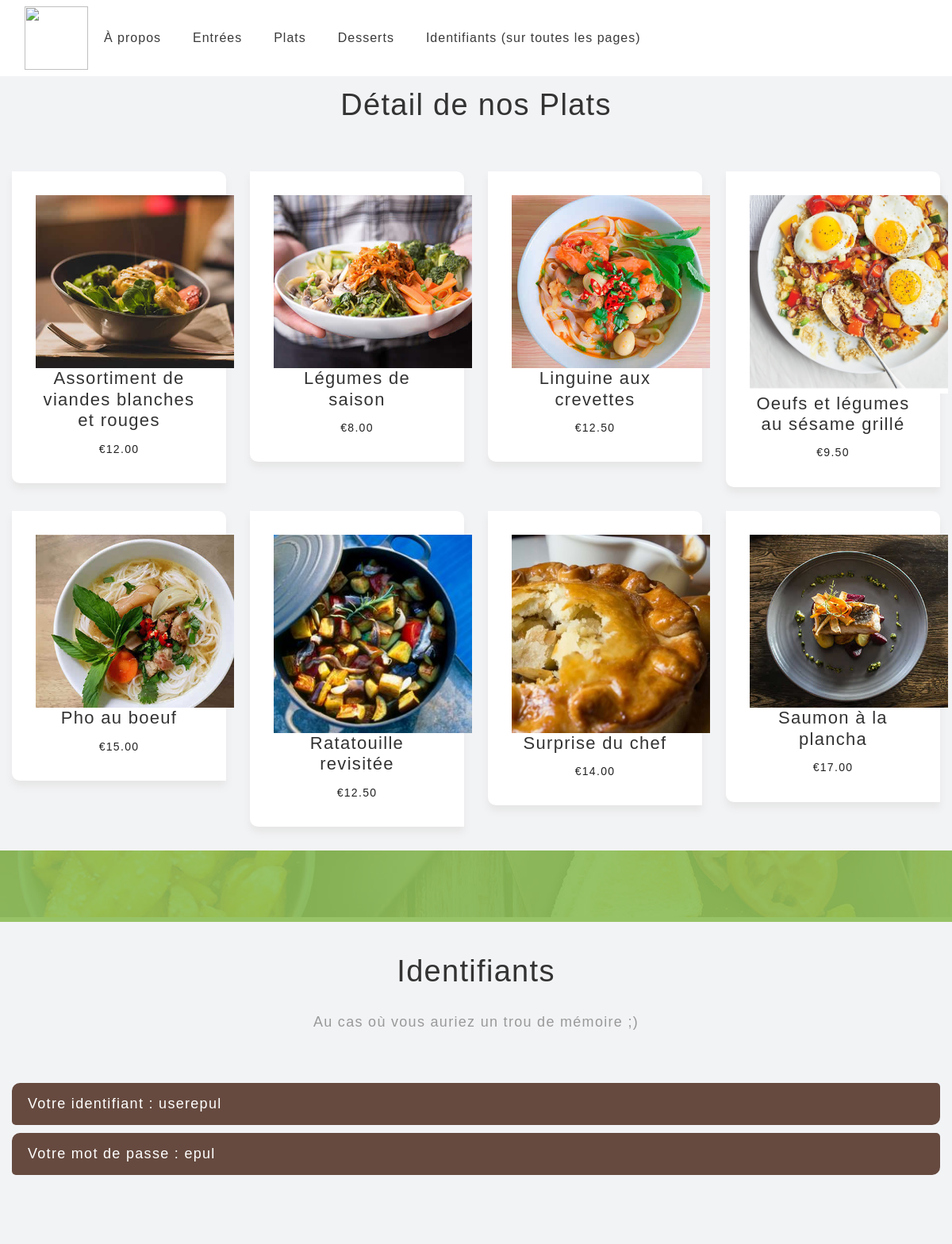
/php/listePlats.php?codeCat=P&libellecat=Plats (signed in), run on the app's committed database.
### tables this page shows
CREATE TABLE `plat` (
  `refplat` varchar(4) NOT NULL,
  `codeCat` varchar(1) DEFAULT NULL,
  `nomPlat` varchar(50) DEFAULT NULL,
  `prix` decimal(5,2) DEFAULT NULL,
  `nomimg` varchar(50) DEFAULT NULL,
  `hitParade` int(1) DEFAULT NULL
);

### persistance/DialogueBD.php (called while the page is built, shortened)
<?php
class DialogueBD
{
    public function getPlats($codeCat)
    {
        try {
            $conn = Connexion::getConnexion();
            $sql = 'SELECT * FROM plat WHERE codeCat="'.$codeCat.'"';
            $sth = $conn->prepare($sql);
            $sth->execute();
            return $sth->fetchAll(PDO::FETCH_ASSOC);
        } catch (PDOException $e) {
            $erreur = $e->getMessage();
        }
    }
}

### php/listePlats.php (the view, shortened to what this page needs)
<?php
include("connexion_header.php");
?>
<html lang="fr">
<head>
    <link rel="stylesheet" href="../css/bootstrap.min.css">
    <link rel="stylesheet" href="../design.css">
</head>
<body id="page-top">
<body>
    <?php
    $cat['libellecat']=$_GET['libellecat'];
    $cat['codeCat']=$_GET['codeCat'];
    $plats = $bd->getPlats($cat['codeCat']);
    echo('<div id="'.$cat["libellecat"].'" class="section lb">');
    echo('<div class="container-fluid"><div class="section-title text-center">
            <h3>Détail de nos '.$cat["libellecat"].'</h3></div>');
    echo('<div class="row">');
    $plats = $bd->getPlats($cat["codeCat"]);
    foreach ($plats as $plat) {
        echo("<div class=\"col-md-3\"><div class=\"services-inner-box\">
                    <div class=\"ser-icon\">
                        <img src=../images/".$plat["nomimg"] ." class=\"img-fluid\" alt=\"\" />
                    </div>
                    <h2>".$plat["nomPlat"]."</h2>
                    <a  href=\"#\">€".$plat["prix"] ."</a>
                </div></div>");
    }
    echo("</div>");
    echo("</div>");
    echo'<div class="cont-box"></div>';
    ?>
    <?php
    include("footerIdentifiant.php")
    ?>
</body>
</html>

### php/footerIdentifiant.php
<div id="identifiants" class="section lb">
    <div class="container-fluid">
        <div class="section-title text-center">
            <h3>Identifiants</h3>
            <p>Au cas où vous auriez un trou de mémoire ;)</p>
        </div>
        <div class="message-box">
            <ul>
                <?php
                echo "<li>Votre identifiant : " . $_SESSION['uname']."</li>";
                echo "<li>Votre mot de passe : " . $_SESSION['psw']."</li>";
                ?>
            </ul>
        </div>
    </div>
</div>

### design.css (style rules this page uses)
body { color: #999999; font-size: 14px; font-family: 'Exo 2', sans-serif; line-height: 1.80857; font-weight: 200; letter-spacing: 1.3px; padding-top: 70px; }
html, body { height: 100%; }
body .container-fluid { max-width: 1500px }
a { color: #1f1f1f; text-decoration: none !important; outline: none !important; }
h1, h2, h3, h4, h5, h6 { font-weight: normal; position: relative; padding: 0 0 10px 0; line-height: 120% !important; color: #333333; margin: 0 }
h2 { font-size: 22px }
h3 { font-size: 18px }
.logo { height: 80px; }
a { color: #222222; text-decoration: none; outline: none; }
a, .btn { text-decoration: none !important; outline: none !important; transition: all .3s ease-in-out; }
ul, li, ol { margin: 0px; list-style: none; padding: 0px; }
.navbar-dark { background: #ffffff; }
.navbar-dark .navbar-nav .nav-link { color: #3a3a3a; letter-spacing: 1px; font-size: 16px; position: relative; padding: 10px 15px; }
.navbar-dark .navbar-nav .nav-item { margin: 0px 5px; }
.section-title { display: block; position: relative; margin-bottom: 60px; }
.section-title p { color: #999; font-weight: 200; font-size: 18px; line-height: 33px; margin: 0; }
.section-title h3 { font-size: 38px; font-weight: 500; line-height: 62px; margin: 0 0 25px; padding: 0; text-transform: none; }
.section.lb { margin-top: -90px; padding-top: 130px; padding-bottom: 50px; background-color: #f2f3f5; }
.cont-box { background-size: cover; background: url(images/count-bg.jpg) no-repeat fixed center; position: relative; height: 90px; }
.cont-box::before { content: "" ; position: absolute; background: rgba(141,189,86,0.9); width: 100%; height: 100%; left: 0px; top: 0px; }
.services-inner-box { padding: 30px; background: #ffffff; margin-bottom: 30px; border-radius: 0px 10px; box-shadow: 0 7px 10px #e6e6e6; text-align: center; }
.ser-icon { width: 250px; text-align: center; line-height: 90px; background: #8dbd56; margin: 0 auto; }
.message-box ul li { background: #664a3f; padding: 10px 20px; margin-bottom: 10px; color: #ffffff; font-weight: 500; font-size: 18px; border-radius: 10px 5px; }

### data on the page
plat: nomimg (picture), nomPlat "Assortiment de viandes blanches et rouges", prix "12.00"
plat: nomimg (picture), nomPlat "Légumes de saison", prix "8.00"
plat: nomimg (picture), nomPlat "Linguine aux crevettes", prix "12.50"
plat: nomimg (picture), nomPlat "Oeufs et légumes au sésame grillé", prix "9.50"
plat: nomimg (picture), nomPlat "Pho au boeuf", prix "15.00"
plat: nomimg (picture), nomPlat "Ratatouille revisitée", prix "12.50"
plat: nomimg (picture), nomPlat "Surprise du chef", prix "14.00"
plat: nomimg (picture), nomPlat "Saumon à la plancha", prix "17.00"

### other printed values
$cat["libellecat"] "Plats"
$_SESSION['uname'] "userepul"
$_SESSION['psw'] "epul"
